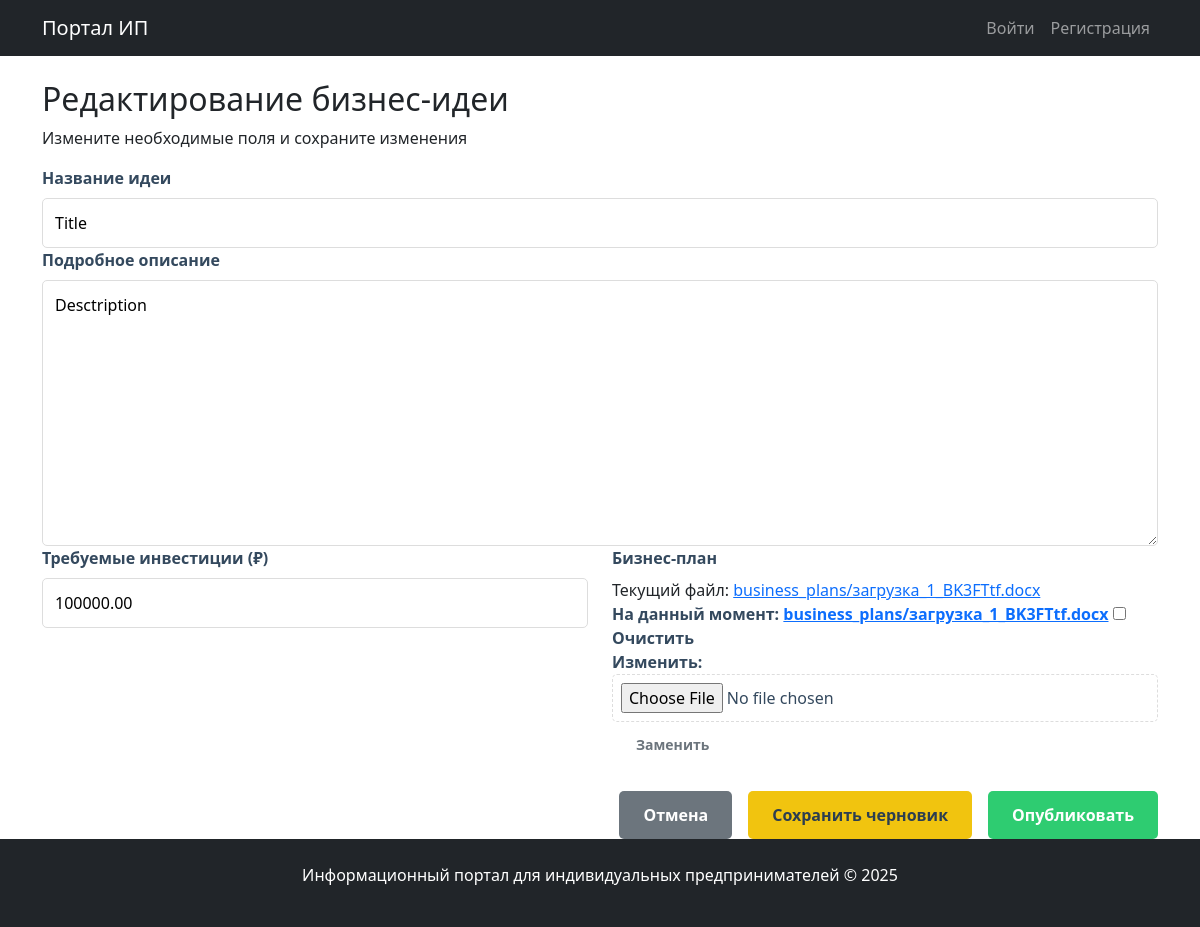
Page /investment/idea/1/edit/ on the committed database.
### investment/models.py (models this page shows)
class BusinessIdea(models.Model):
    STATUS_CHOICES = (
        ('draft', 'Черновик'),
        ('published', 'Опубликовано'),
    )
    title = models.CharField(max_length=200)
    description = models.TextField()
    author = models.ForeignKey(User, on_delete=models.CASCADE, related_name='ideas')
    created_at = models.DateTimeField(auto_now_add=True)
    updated_at = models.DateTimeField(auto_now=True)
    status = models.CharField(max_length=20, choices=STATUS_CHOICES, default='draft')
    required_investment = models.DecimalField(max_digits=10, decimal_places=2)
    business_plan = models.FileField(upload_to='business_plans/', null=True, blank=True)

### investment/views.py (the view)
# urls.py: path('idea/<int:pk>/edit/', views.idea_edit, name='idea_edit'),
def idea_edit(request, pk):
    idea = get_object_or_404(BusinessIdea, pk=pk)
    if request.method == 'POST':
        form = IdeaCreateForm(data=request.POST, files=request.FILES, instance=idea)
        if form.is_valid():
            idea = form.save(commit=False)
            if 'draft' in request.POST:
                idea.status = 'draft'
            if 'publish' in request.POST:
                idea.status = 'published'
            idea.save()
            return redirect('investment:idea', pk=idea.pk)
    else:
        form = IdeaCreateForm(instance=idea)
    return render(request, 'investment/idea_edit.html', {'form': form, 'idea': idea})

### investment/forms.py
class IdeaCreateForm(forms.ModelForm):
    class Meta:
        model = BusinessIdea
        fields = ('title', 'description', 'required_investment', 'business_plan')

### investment/templates/investment/idea_edit.html (shortened to what this page needs)
{% extends 'base.html' %}
{% block content %}
<div class="idea-edit-container">
    <div class="idea-edit-card">
        <h2 class="idea-edit-title">Редактирование бизнес-идеи</h2>
        <p class="idea-edit-subtitle">Измените необходимые поля и сохраните изменения</p>
        <form method="post" enctype="multipart/form-data" class="idea-edit-form">
            <div class="form-group">
                <label for="{{ form.title.id_for_label }}">Название идеи</label>
                {{ form.title }}
            </div>
            <div class="form-group">
                <label for="{{ form.description.id_for_label }}">Подробное описание</label>
                {{ form.description }}
            </div>
            <div class="form-row">
                <div class="form-group">
                    <label for="{{ form.required_investment.id_for_label }}">Требуемые инвестиции (₽)</label>
                    {{ form.required_investment }}
                </div>
                <div class="form-group">
                    <label for="{{ form.business_plan.id_for_label }}">Бизнес-план</label>
                    <div class="file-upload-wrapper">
                        {% if idea.business_plan %}
                        <div class="current-file mb-2">
                            <span>Текущий файл:</span>
                            <a href="{{ idea.business_plan.url }}" target="_blank">{{ idea.business_plan.name }}</a>
                            <label class="file-replace">
                                {{ form.business_plan }}
                                <span class="btn btn-sm btn-outline-secondary">Заменить</span>
                            </label>
                        </div>
                        {% else %}
                            {{ form.business_plan }}
                        {% endif %}
                    </div>
                </div>
            </div>
            <div class="form-actions">
                <a href="{% url 'investment:idea' idea.id %}" class="btn btn-secondary">
                     Отмена
                </a>
                <button type="submit" name="draft" class="btn btn-draft">
                     Сохранить черновик
                </button>
                <button type="submit" name="publish" class="btn btn-publish">
                     Опубликовать
                </button>
            </div>
        </form>
    </div>
</div>
{% endblock %}

### entrepreneurs/templates/base.html (style rules this page uses)
html, body { height: 100%; }
body { display: flex; flex-direction: column; }

### investment/templates/investment/idea_edit.html (style rules this page uses)
.form-group { display: flex; flex-direction: column; gap: 0.5rem; }
.form-row { display: flex; gap: 1.5rem; }
.form-row .form-group { flex: 1; }
label { font-weight: 600; color: #34495e; }
input[type="text"], input[type="number"], textarea, input[type="file"] { padding: 0.75rem; border: 1px solid #ddd; border-radius: 5px; font-size: 1rem; transition: border-color 0.3s; }
textarea { min-height: 150px; resize: vertical; }
.file-upload-wrapper { display: flex; align-items: center; }
input[type="file"] { padding: 0.5rem; border: 1px dashed #ddd; width: 100%; }
.form-actions { display: flex; justify-content: flex-end; gap: 1rem; margin-top: 1rem; }
.btn { padding: 0.75rem 1.5rem; border: none; border-radius: 5px; font-weight: 600; cursor: pointer; transition: all 0.3s; }
.btn-draft { background-color: #f1c40f; color: #2c3e50; }
.btn-publish { background-color: #2ecc71; color: white; }

### rows in the picture
BusinessIdea: title "Title", description "Desctription", required_investment "100000.00", business_plan.name "business_plans/загрузка_1_BK3FTtf.docx"
